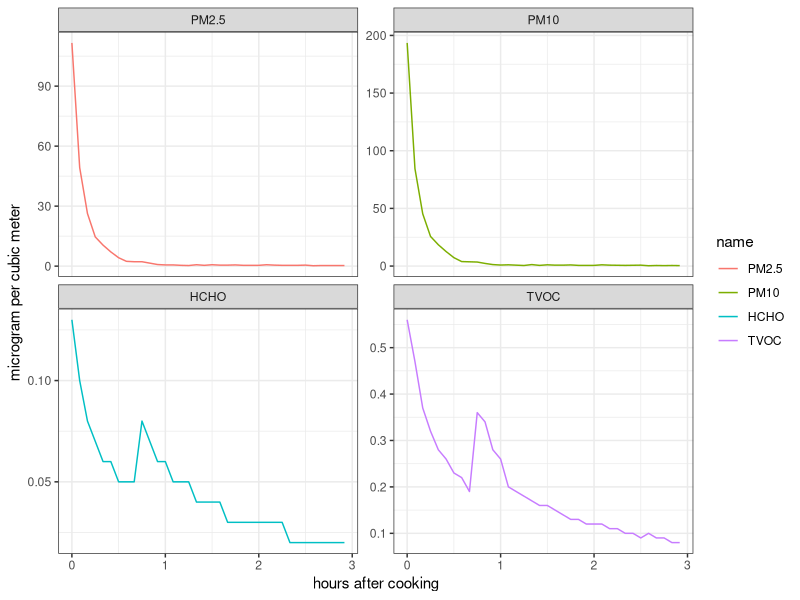
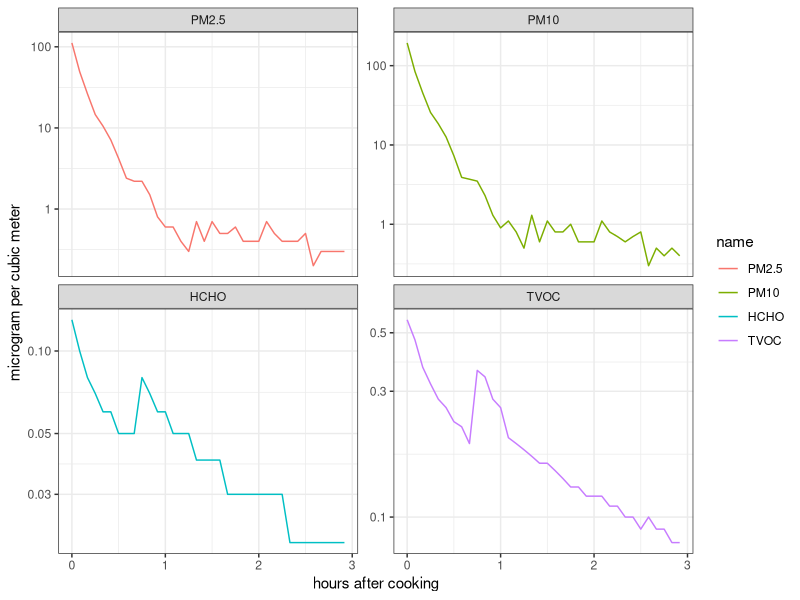
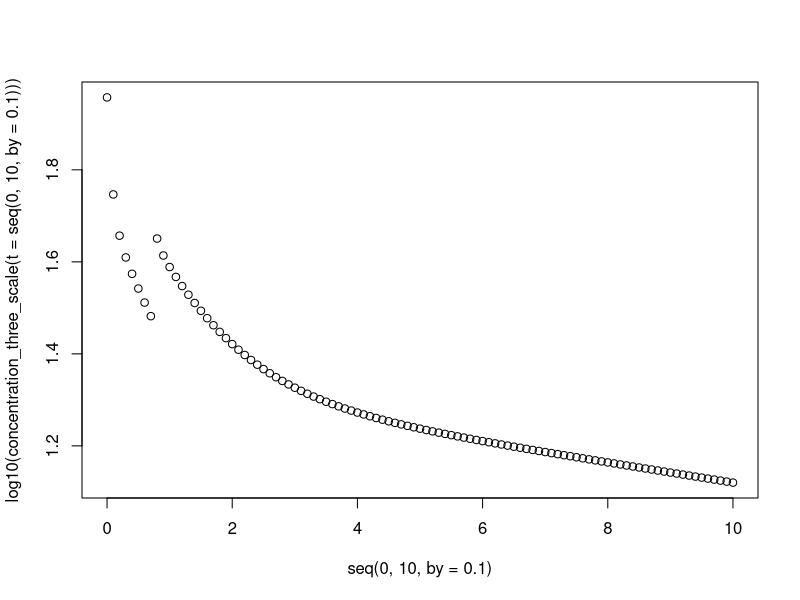
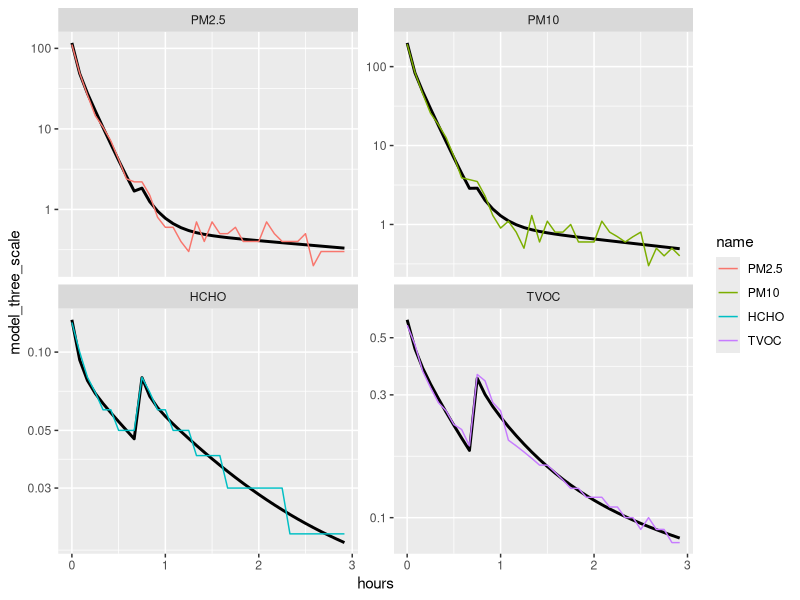
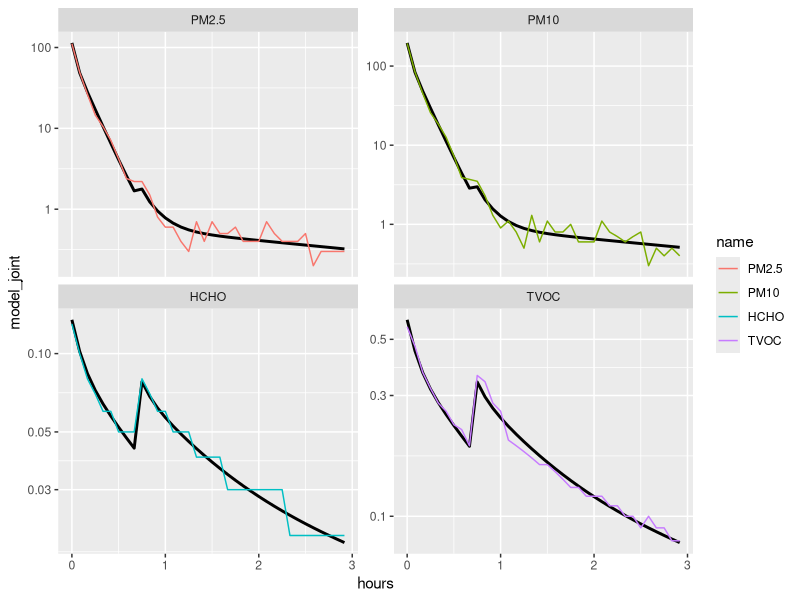
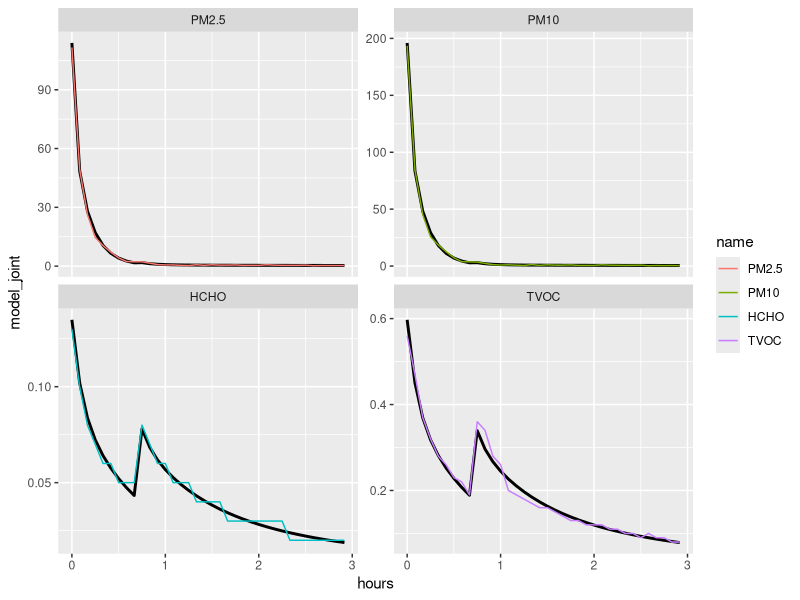
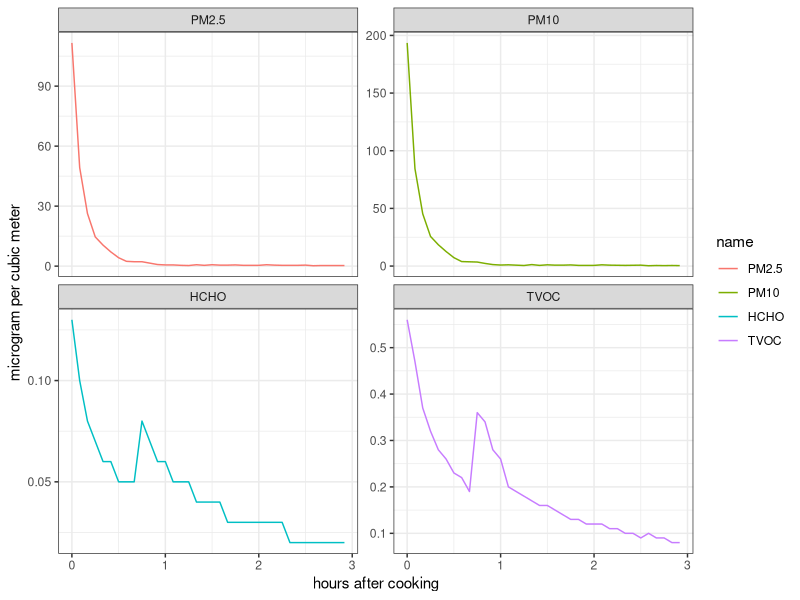
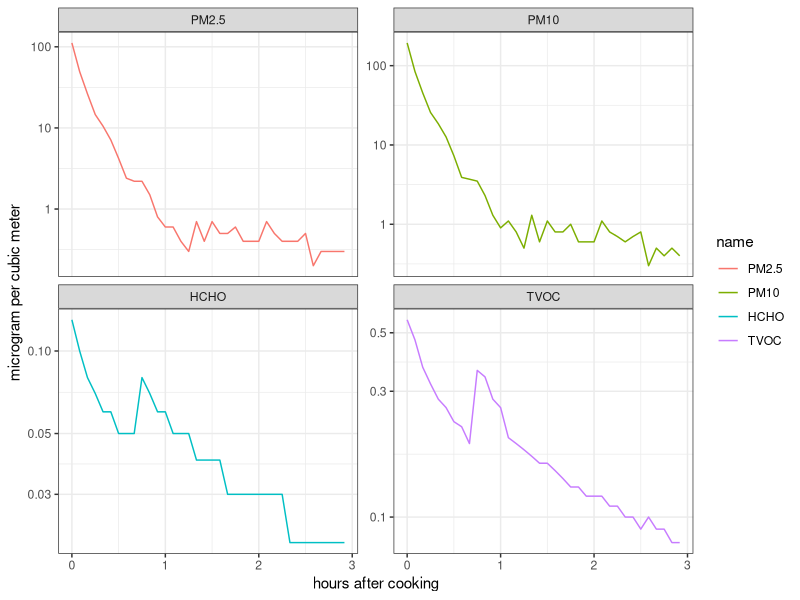

Write the R code that produced these figures, in order.
# smashburger IAQx

library(tidyverse)
library(lubridate)
library(minpack.lm)

d = read_csv('smashburger_IAQ_20230305.csv') %>%
  mutate(DATE=as.POSIXct(DATE,format="%m/%d/%Y %H:%M",tz=Sys.timezone())) %>%
  select(DATE,PM2.5,PM10,HCHO,TVOC) %>%
  pivot_longer(-DATE) %>%
  mutate(hours=as.numeric(DATE-min(DATE))/3600) %>%
  mutate(name=factor(name,levels=c('PM2.5','PM10','HCHO','TVOC'))) %>%
  arrange(name) %>%
  filter(hours<3)

ggplot(d) +
  geom_line(aes(x=hours,y=value,group=name,color=name)) +
  facet_wrap('name',scale='free_y') +
  theme_bw() +
  xlab('hours after cooking') +
  ylab('microgram per cubic meter')
ggsave('concentration_vs_time.png',width = 6,height=4)

ggplot(d) +
  geom_line(aes(x=hours,y=value,group=name,color=name)) +
  facet_wrap('name',scale='free_y') +
  theme_bw() +
  xlab('hours after cooking') +
  ylab('microgram per cubic meter') +
  scale_y_continuous(trans='log10')
ggsave('log10_concentration_vs_time.png',width = 6,height=4)




concentration = function(t=seq(0,2,by=0.05),ACH,C0,S){
  Ct = (C0- S/ACH) * exp(-t*ACH) + S/ACH
  return(Ct)
}

concentration_two_scale = function(t=seq(0,2,by=0.05),ACH=8,C0=200,S=20,lambda_slow=0.5){
  Ct = (C0- S*exp(-t*lambda_slow)/ACH) * exp(-t*ACH) + S*exp(-t*lambda_slow)/ACH
  return(Ct)
}

concentration_three_scale = function(t=seq(0,2,by=0.05),ACH=1,C0=100,S=20,lambda_slow=0.05,
                                     f1=0.5,lambda_fast=15,
                                     E=0.1,te=0.75){

  Ct = (C0- S*exp(-t*lambda_slow)/ACH) * ((1-f1)*exp(-t*ACH)+f1*exp(-t*lambda_fast)) + S*exp(-t*lambda_slow)*((1-f1)/ACH+f1/lambda_fast)

  Et = E*(C0- S*exp(-(t-te)*lambda_slow)/ACH) * ((1-f1)*exp(-(t-te)*ACH)+f1*exp(-(t-te)*lambda_fast)) + S*exp(-(t-te)*lambda_slow)*((1-f1)/ACH+f1/lambda_fast)
  Et[t<te]=0
  Ct=Ct+Et

  return(Ct)
}
plot(seq(0,10,by=0.1),log10(concentration_three_scale(t=seq(0,10,by=0.1))))


d$model=as.numeric(NA)
params=matrix(NA,nrow=4,ncol=3)
rownames(params)= unique(d$name)
colnames(params)= c('ACH','peak','source')

d$model_two_scale=as.numeric(NA)
params_two_scale=matrix(NA,nrow=4,ncol=4)
rownames(params_two_scale)= unique(d$name)
colnames(params_two_scale)= c('ACH','C0','source','lambda_slow')

d$model_three_scale=as.numeric(NA)
params_three_scale=matrix(NA,nrow=4,ncol=7)
rownames(params_three_scale)= unique(d$name)
colnames(params_three_scale)= c('ACH','C0','source','lambda_slow','f1','lambda_fast','event')


for( name in levels(d$name)){
  idx = d$name==name
  tmp=d[idx,]

  m = nlsLM(value~concentration(t=hours,ACH,C0,S),
          start=list(ACH=1,C0=max(tmp$value),S=min(tmp$value)),
          data=tmp)
  d$model[idx]=predict(m)
  params[name==unique(d$name),]=coef(m)

  m2 = nlsLM(value~concentration_two_scale(t=hours,ACH,C0,S,lambda_slow),
           start=list(ACH=1,C0=max(tmp$value),S=min(tmp$value),lambda_slow=0.1),
           data=tmp,
           lower=c(1,0,0,0),
           upper=c(Inf,Inf,Inf,1))
  d$model_two_scale[idx]=predict(m2)
  params_two_scale[name==unique(d$name),]=coef(m2)

  m3 = nlsLM(log(value)~log(concentration_three_scale(t=hours,ACH,C0,S,lambda_slow,f1,lambda_fast,E)),
             start=list(ACH=6,C0=max(tmp$value),S=min(tmp$value),lambda_slow=0.3,f1=0.5,lambda_fast=25,E=0.1),
             data=tmp,
             lower=c(0.5,0,0,0,0,15,0),
             upper=c(15,Inf,Inf,1,1,Inf,0.5),
             control=nls.lm.control(maxiter=100))
  params_three_scale[name==unique(d$name),]=coef(m3)
  d$model_three_scale[idx]=exp(predict(m3))

}

params
params_two_scale # I'm not sure why this isn't fitting reasonably, but whatever, the harder one works!
params_three_scale

ggplot(d) +
  # geom_line(aes(x=hours,y=model,group=name,color=name),linewidth=1,linetype='dashed') +
  # geom_line(aes(x=hours,y=model_two_scale,group=name,color=name),size=1,linetype='solid') +
  geom_line(aes(x=hours,y=model_three_scale,group=name),linewidth=1,linetype='solid') +
  geom_line(aes(x=hours,y=value,group=name,color=name)) +
  facet_wrap('name',scale='free_y') +
  scale_y_continuous(trans='log10')

# sunday's daily average PM2.5 was 4.7 mu-g/m3
# ach into the house is 1/3 per hour it looks like.

joint_model = function(t=d$hours[d$name=='PM2.5'],te=0.75,
                       lambda_slow=0.05,
                       f1=0.5,
                       lambda_fast_PM=25,
                       lambda_fast_VO=6,
                       ACH_PM=1,ACH_VO=1,
                       C0_pm2=100,S_pm2=2,E_pm=0.1,
                       C0_pm10=200,S_pm10=5,
                       C0_hcho=20,S_hcho=2,E_vo=0.5,
                       C0_tvoc=30,S_tvoc=10
                       ){

  model=c(concentration_three_scale(t,ACH=ACH_PM,lambda_slow = lambda_slow,f1=f1,lambda_fast = lambda_fast_PM,
                                    C0=C0_pm2,S=S_pm2,E=E_pm),
          concentration_three_scale(t,ACH=ACH_PM,lambda_slow = lambda_slow,f1=f1,lambda_fast = lambda_fast_PM,
                                    C0=C0_pm10,S=S_pm10,  E=E_pm),
          concentration_three_scale(t,ACH=ACH_VO,lambda_slow = lambda_slow,f1=f1,lambda_fast = lambda_fast_VO,
                                    C0=C0_hcho,S=S_hcho,  E=E_vo),
          concentration_three_scale(t,ACH=ACH_VO,lambda_slow = lambda_slow,f1=f1,lambda_fast = lambda_fast_VO,
                                    C0=C0_tvoc,S=S_tvoc,  E=E_vo)
  )
  return(model)
}


m4 = nlsLM(
           log(value)~log(joint_model(t=hours[1:(nrow(d)/4)],
                                      ACH_PM=ACH_PM, ACH_VO = ACH_VO,
                                      lambda_slow=lambda_slow,f1=f1,
                                      lambda_fast_PM=lambda_fast_PM,
                                      lambda_fast_VO=lambda_fast_VO,
                                      C0_pm2=C0_pm2,S_pm2=S_pm2,E_pm=E_pm,
                                      C0_pm10=C0_pm10,S_pm10=S_pm10,
                                      C0_hcho=C0_hcho,S_hcho=S_hcho,E_vo=E_vo,
                                      C0_tvoc=C0_tvoc,S_tvoc=S_tvoc,
                                      )),
           start=list(ACH_PM=6,ACH_VO=1,
                      lambda_slow=0.3,f1=0.5,lambda_fast_PM=20,
                      lambda_fast_VO=6,
                      C0_pm2=100,S_pm2=2,E_pm=0.1,
                      C0_pm10=200,S_pm10=5,
                      C0_hcho=1,S_hcho=0.1,E_vo=0.3,
                      C0_tvoc=1,S_tvoc=0.1
                      ),
           data=d,
           lower=c(0.5,0.5, 0,0, 15,1, rep(0,10)),
           upper=c(15,15,0.5,1,Inf,Inf,rep(Inf,10)),
           control=nls.lm.control(maxiter=100))
coef(m4)
d$model_joint=exp(predict(m4))

ggplot(d) +
  geom_line(aes(x=hours,y=model_joint,group=name),size=1,linetype='solid') +
  geom_line(aes(x=hours,y=value,group=name,color=name)) +
  facet_wrap('name',scale='free_y') +
  scale_y_continuous(trans='log10')
ggsave('log10_concentration_vs_time_joint_model.png',width = 6,height=4)

ggplot(d) +
  geom_line(aes(x=hours,y=model_joint,group=name),size=1,linetype='solid') +
  geom_line(aes(x=hours,y=value,group=name,color=name)) +
  facet_wrap('name',scale='free_y')
ggsave('concentration_vs_time_joint_model.png',width = 6,height=4)
